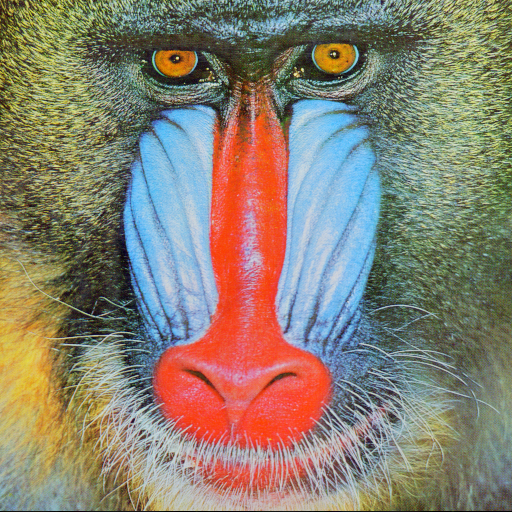
#> input picture class1/BaboonRGB.tif, 512 x 512 px
$ python session1.py
#> lines starting #> are read from the running program, lines starting #| are printed output that depends on the picture
# -*- coding: utf-8 -*-
# @Time    : 2023/11/6 14:27
# @Author  : Mean
# @File    : session1.py
# @Description: 图像的对比度变换
import numpy as np
import cv2 as cv


def gamma(image, f):
    image = image / 255.0
    after = np.array(np.power(image, 1 / f) * 255, dtype=np.uint8)
    # after = np.power(image, 1/f)
    return after


# 读取图片
BaboonRGB = cv.imread("BaboonRGB.tif")
#> BaboonRGB is the input picture: shape (512, 512, 3); mean B, G, R 113.1, 128.9, 137.4
Pheasant = cv.imread("pheasant.jpg")
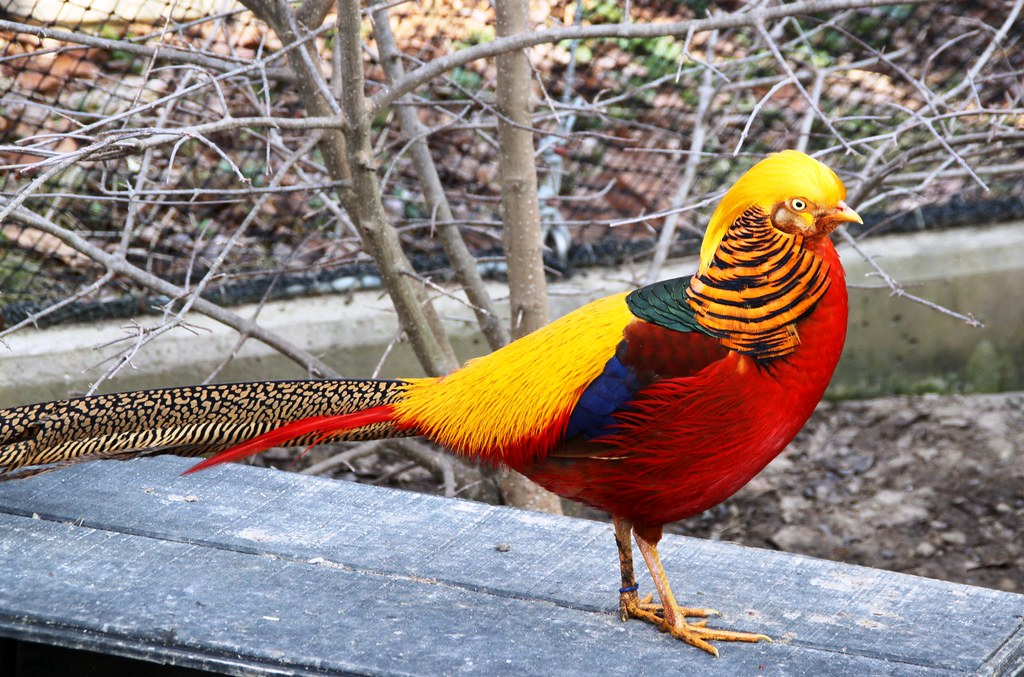
#> input picture class1/pheasant.jpg, 1024 x 677 px
#> Pheasant is the input picture: shape (677, 1024, 3); mean B, G, R 123.4, 128.6, 141.4
cv.imshow("BaboonRGB", BaboonRGB)
cv.imshow("Pheasant", Pheasant)

# 图片1
# gamma大于1---变亮
out = gamma(BaboonRGB, 2)
#> in gamma, `after = np.array(np.power(image, 1 / f) * 255, dtype=np.uint8)`:
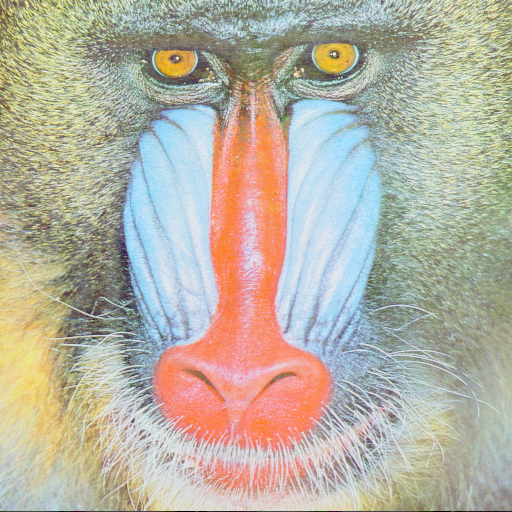
#> after: shape (512, 512, 3); mean of channels 0, 1, 2 162.6, 177.1, 182.5; drawn as B, G, R
cv.imshow("BaboonRGB gamma=2", out)

# gamma小于1---变暗
out = gamma(BaboonRGB, 0.5)
#> call 2 of gamma, with f = 0.5
#> in gamma (call 2), `after = np.array(np.power(image, 1 / f) * 255, dtype=np.uint8)`:
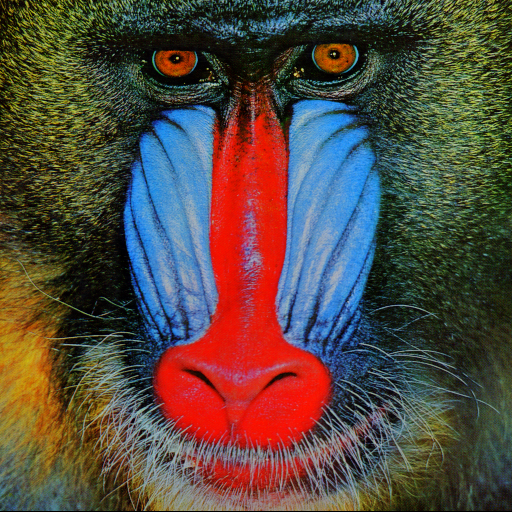
#> after: shape (512, 512, 3); mean of channels 0, 1, 2 64.7, 73.6, 85.7; drawn as B, G, R
cv.imshow("BaboonRGB gamma=0.5", out)

# 图片2
out = gamma(Pheasant, 2)
#> call 3 of gamma, with f = 2
#> in gamma (call 3), `after = np.array(np.power(image, 1 / f) * 255, dtype=np.uint8)`:
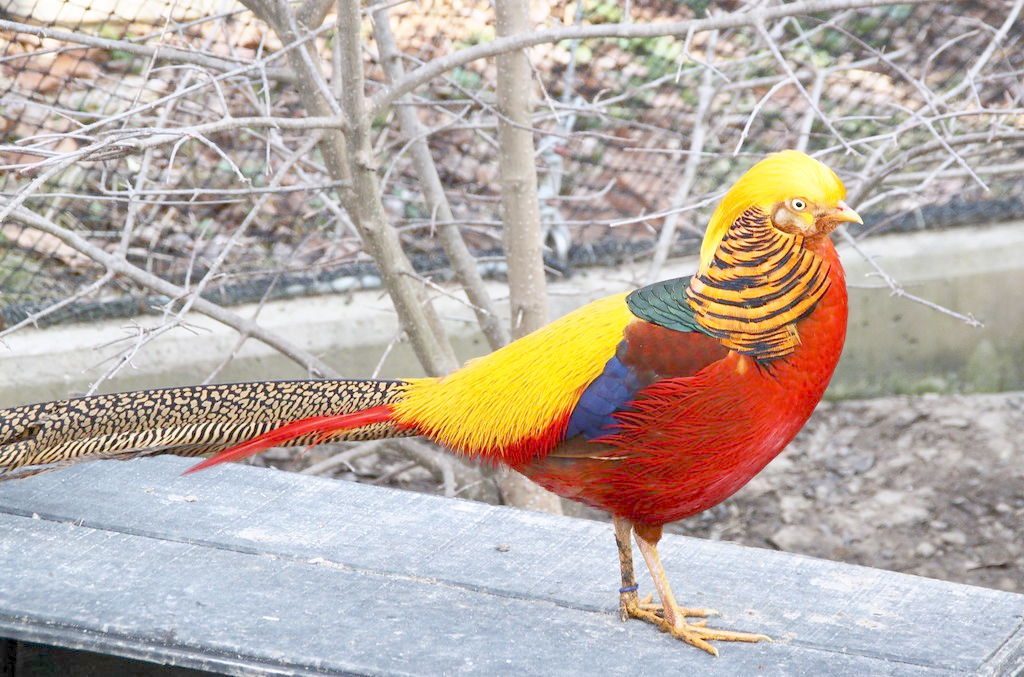
#> after: shape (677, 1024, 3); mean of channels 0, 1, 2 165.6, 173, 185; drawn as B, G, R
cv.imshow("Pheasant gamma=2", out)
out = gamma(Pheasant, 0.5)
#> call 4 of gamma, with f = 0.5
#> in gamma (call 4), `after = np.array(np.power(image, 1 / f) * 255, dtype=np.uint8)`:
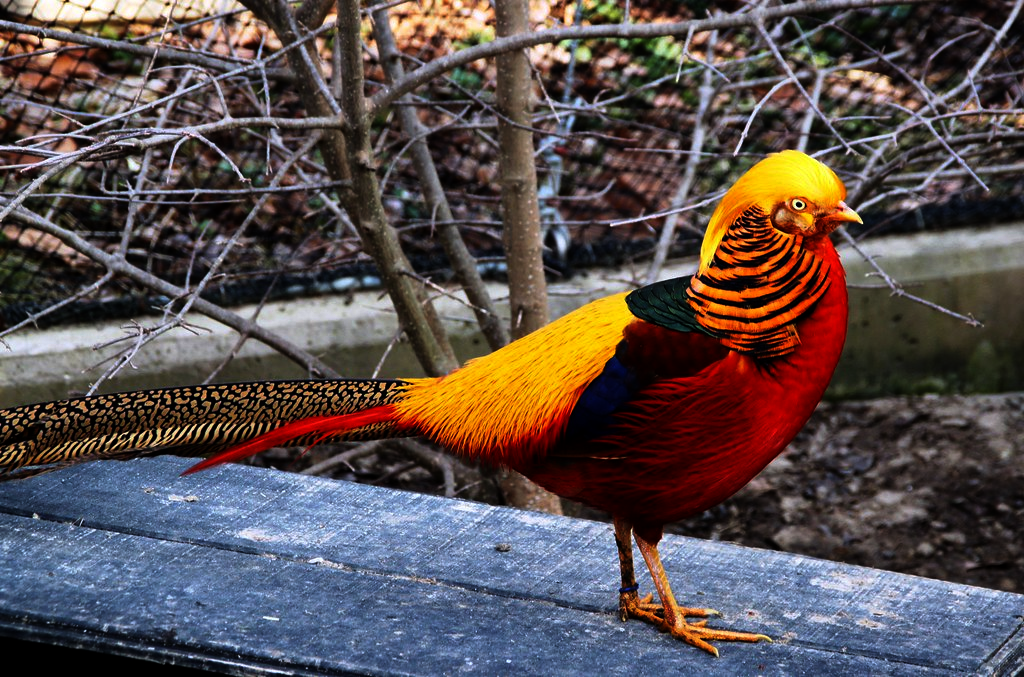
#> after: shape (677, 1024, 3); mean of channels 0, 1, 2 78.3, 78.9, 90; drawn as B, G, R
cv.imshow("Pheasant gamma=0.5", out)

cv.waitKey(0)
